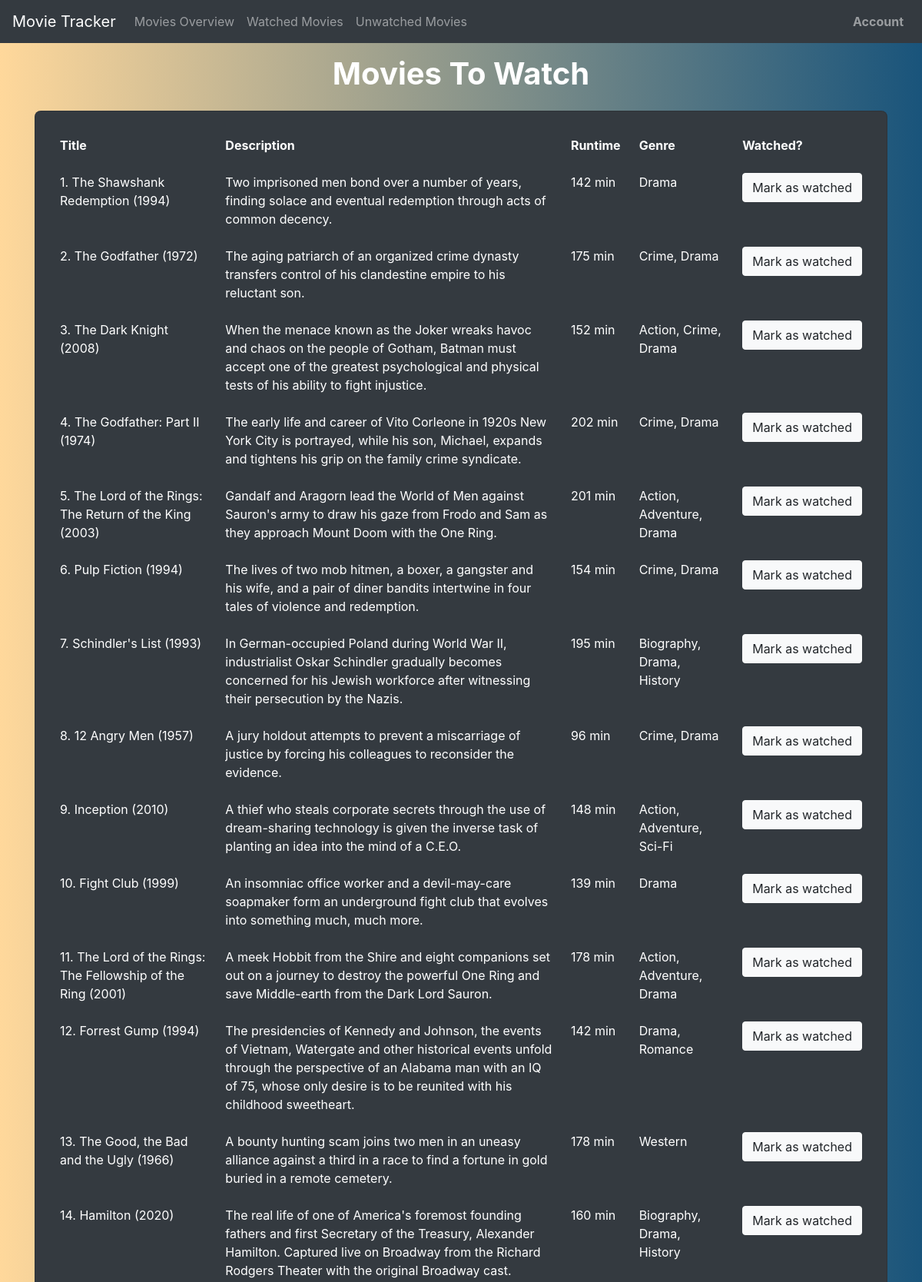
Screenshot of /unwatchedMovies (signed in, upper part) with the database file from the repository.
### app/models.py (models this page shows, shortened)
class Movie(db.Model):
    __tablename__ = "movieTable"
    movieId = db.Column(db.Integer, primary_key=True)
    title = db.Column(db.String(50), index=True, unique=True)
    description = db.Column(db.String(300))
    duration = db.Column(db.String(8))
    genre = db.Column(db.String(20))
    parents = db.relationship('Watched', back_populates='movie')

### app/views.py (the view)
@app.route('/unwatchedMovies', methods=['GET', 'POST'])
@login_required
def unwatchedMovies():
    logging.info('unwatchedMovies accessed')
    cursor = db.engine.execute('SELECT mt.movieId, mt.title, mt.description, mt.duration, mt.genre FROM movieTable mt LEFT JOIN watchedTable wt ON wt.movieId = mt.movieId WHERE wt.movieId IS NULL')
    items = cursor.fetchall()
    logging.info('Unwatched table successfully loaded')
    time.sleep(1)
    logging.info('Successfully waited for button state change')
    return render_template('unwatchedMovies.html', title='Unwatched Movies', items=items)

### app/__init__.py (called while the page is built)
@login_manager.user_loader
def load_user(userId):
    return User.query.get(int(userId))

### app/templates/unwatchedMovies.html (shortened to what this page needs)
{% extends "base.html" %}
  {% block content %}
    <div class="container">
      <div class="row justify-content-center my-3">
        <h1 class="text-white font-weight-bold">Movies To Watch</h1>
      </div>
      <div class="row justify-content-center">
        <div class="col-12">
          <div class="card bg-dark shadow-2-strong" style="border-radius: .5rem;">
            <div class="card-body">
              <div class="table-responsive">
                <table class="table table-borderless mb-0 table-hover text-white">
                  <thead class="thead-dark">
                    <tr>
                      <th scope="col">Title</th>
                      <th scope="col">Description</th>
                      <th scope="col">Runtime</th>
                      <th scope="col">Genre</th>
                      <th scope="col">Watched?</th>
                    </tr>
                  </thead>
                  <tbody>
                    {% for item in items %}
                    <tr>
                      <td>{{item[1]}}</td>
                      <td>{{item[2]}}</td>
                      <td>{{item[3]}}</td>
                      <td>{{item[4]}}</td>
                      <td class="d-flex justify-content-center">
                        <form action="{{ url_for('flip') }}" method="post">
                          <input type="submit" class="btn mb-0 mr-0 btn-light" value="Mark as watched" id="movie-{{ item.movieId }}" onclick="changeState(this.id)"/>
                        </form>
                      </td>
                    </tr>
                    {% endfor %}
                  </tbody>
                </table>
              </div>
            </div>
          </div>
        </div>
      </div>
    </div>
  {% endblock %}

### rows the page displays
Movie: Title "1. The Shawshank Redemption (1994)", Description "Two imprisoned men bond over a number of years, finding solace and eventual redemption through acts of common decency.", Duration "142 min", Genre "Drama"
Movie: Title "2. The Godfather (1972)", Description "The aging patriarch of an organized crime dynasty transfers control of his clandestine empire to his reluctant son.", Duration "175 min", Genre "Crime, Drama"
Movie: Title "3. The Dark Knight (2008)", Description "When the menace known as the Joker wreaks havoc and chaos on the people of Gotham, Batman must accept one of the greatest psychological and physical tests of his ability to fight injustice.", Duration "152 min", Genre "Action, Crime, Drama"
Movie: Title "4. The Godfather: Part II (1974)", Description "The early life and career of Vito Corleone in 1920s New York City is portrayed, while his son, Michael, expands and tightens his grip on the family crime syndicate.", Duration "202 min", Genre "Crime, Drama"
Movie: Title "5. The Lord of the Rings: The Return of the King (2003)", Description "Gandalf and Aragorn lead the World of Men against Sauron's army to draw his gaze from Frodo and Sam as they approach Mount Doom with the One Ring.", Duration "201 min", Genre "Action, Adventure, Drama"
Movie: Title "6. Pulp Fiction (1994)", Description "The lives of two mob hitmen, a boxer, a gangster and his wife, and a pair of diner bandits intertwine in four tales of violence and redemption.", Duration "154 min", Genre "Crime, Drama"
Movie: Title "7. Schindler's List (1993)", Description "In German-occupied Poland during World War II, industrialist Oskar Schindler gradually becomes concerned for his Jewish workforce after witnessing their persecution by the Nazis.", Duration "195 min", Genre "Biography, Drama, History"
Movie: Title "8. 12 Angry Men (1957)", Description "A jury holdout attempts to prevent a miscarriage of justice by forcing his colleagues to reconsider the evidence.", Duration "96 min", Genre "Crime, Drama"
Movie: Title "9. Inception (2010)", Description "A thief who steals corporate secrets through the use of dream-sharing technology is given the inverse task of planting an idea into the mind of a C.E.O.", Duration "148 min", Genre "Action, Adventure, Sci-Fi"
Movie: Title "10. Fight Club (1999)", Description "An insomniac office worker and a devil-may-care soapmaker form an underground fight club that evolves into something much, much more.", Duration "139 min", Genre "Drama"
Movie: Title "11. The Lord of the Rings: The Fellowship of the Ring (2001)", Description "A meek Hobbit from the Shire and eight companions set out on a journey to destroy the powerful One Ring and save Middle-earth from the Dark Lord Sauron.", Duration "178 min", Genre "Action, Adventure, Drama"
Movie: Title "12. Forrest Gump (1994)", Description "The presidencies of Kennedy and Johnson, the events of Vietnam, Watergate and other historical events unfold through the perspective of an Alabama man with an IQ of 75, whose only desire is to be reunited with his childhood sweetheart.", Duration "142 min", Genre "Drama, Romance"
Movie: Title "13. The Good, the Bad and the Ugly (1966)", Description "A bounty hunting scam joins two men in an uneasy alliance against a third in a race to find a fortune in gold buried in a remote cemetery.", Duration "178 min", Genre "Western"
Movie: Title "14. Hamilton (2020)", Description "The real life of one of America's foremost founding fathers and first Secretary of the Treasury, Alexander Hamilton. Captured live on Broadway from the Richard Rodgers Theater with the original Broadway cast.", Duration "160 min", Genre "Biography, Drama, History"
